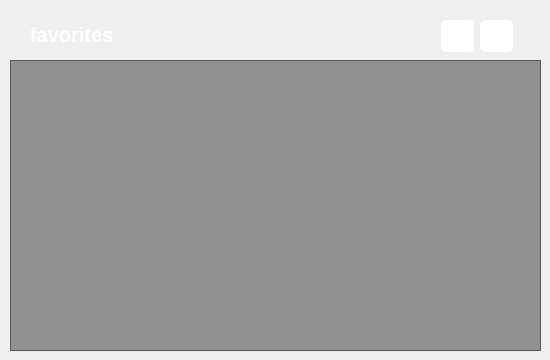
    <widget class="QWidget" name="favorites_page">
     <widget class="QLabel" name="label_10">
      <property name="geometry">
       <rect>
        <x>30</x>
        <y>10</y>
        <width>131</width>
        <height>50</height>
       </rect>
      </property>
      <property name="font">
       <font>
        <pointsize>15</pointsize>
        <weight>75</weight>
        <bold>true</bold>
       </font>
      </property>
      <property name="styleSheet">
       <string notr="true">color: rgb(255, 255, 255);
background-color: rgab(255, 255, 255, 0);</string>
      </property>
      <property name="text">
       <string>favorites</string>
      </property>
     </widget>
     <widget class="QListWidget" name="favorites_listWidget">
      <property name="geometry">
       <rect>
        <x>10</x>
        <y>60</y>
        <width>531</width>
        <height>291</height>
       </rect>
      </property>
      <property name="font">
       <font>
        <pointsize>13</pointsize>
        <weight>75</weight>
        <bold>true</bold>
       </font>
      </property>
      <property name="cursor" stdset="0">
       <cursorShape>PointingHandCursor</cursorShape>
      </property>
      <property name="styleSheet">
       <string notr="true">color: rgb(86, 227, 194);
background-color: rgba(0, 0, 0, 100);

selection-background-color: rgb(255, 140, 64);
selection-color: rgb(255, 255, 255);
padding:10px;
</string>
      </property>
      <property name="verticalScrollBarPolicy">
       <enum>Qt::ScrollBarAlwaysOff</enum>
      </property>
      <property name="horizontalScrollBarPolicy">
       <enum>Qt::ScrollBarAlwaysOff</enum>
      </property>
     </widget>
     <widget class="QPushButton" name="delete_selected_favourite_btn">
      <property name="geometry">
       <rect>
        <x>441</x>
        <y>20</y>
        <width>33</width>
        <height>32</height>
       </rect>
      </property>
      <property name="cursor">
       <cursorShape>PointingHandCursor</cursorShape>
      </property>
      <property name="styleSheet">
       <string notr="true">background-color: rgb(255, 255, 255);
border-radius:5px;</string>
      </property>
      <property name="text">
       <string/>
      </property>
      <property name="icon">
       <iconset resource="res.qrc">
        <normaloff>:/img/utils/images/clear.png</normaloff>:/img/utils/images/clear.png</iconset>
      </property>
      <property name="iconSize">
       <size>
        <width>32</width>
        <height>32</height>
       </size>
      </property>
     </widget>
     <widget class="QPushButton" name="delete_all_favorites_btn">
      <property name="geometry">
       <rect>
        <x>480</x>
        <y>20</y>
        <width>33</width>
        <height>32</height>
       </rect>
      </property>
      <property name="cursor">
       <cursorShape>PointingHandCursor</cursorShape>
      </property>
      <property name="styleSheet">
       <string notr="true">background-color: rgb(255, 255, 255);
border-radius:5px;</string>
      </property>
      <property name="text">
       <string/>
      </property>
      <property name="icon">
       <iconset resource="res.qrc">
        <normaloff>:/img/utils/images/remove.png</normaloff>:/img/utils/images/remove.png</iconset>
      </property>
      <property name="iconSize">
       <size>
        <width>32</width>
        <height>32</height>
       </size>
      </property>
     </widget>
    </widget>
